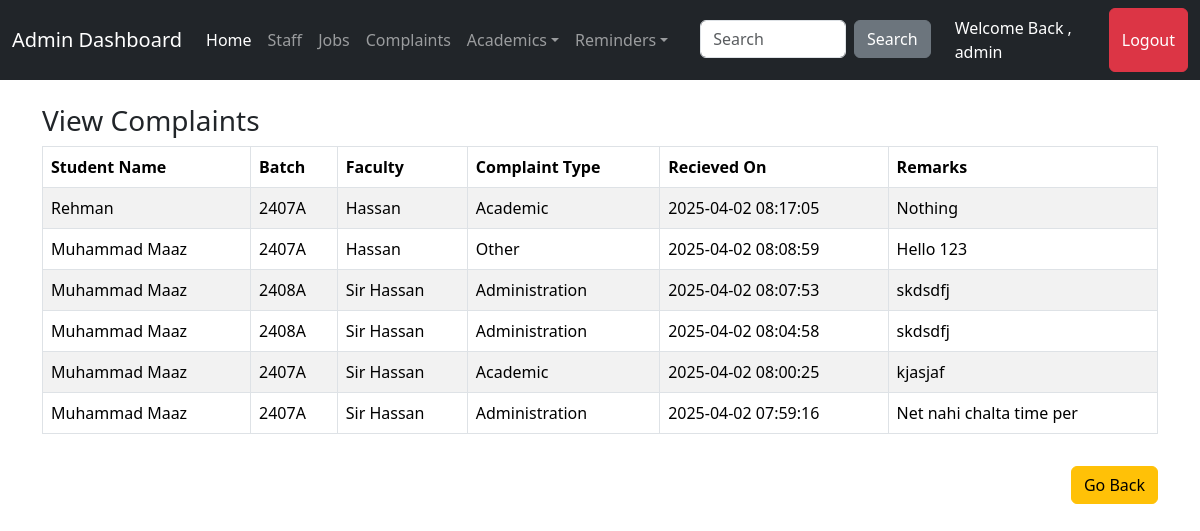
Page /Admin/viewcomplaints.php (signed in) on the committed database.
### tables this page shows
CREATE TABLE IF NOT EXISTS `student_complaints` (
  `id` int NOT NULL AUTO_INCREMENT,
  `student_name` varchar(255) NOT NULL,
  `batch` varchar(50) NOT NULL,
  `faculty` varchar(255) NOT NULL,
  `complaint_type` varchar(100) NOT NULL,
  `created_at` timestamp NULL DEFAULT CURRENT_TIMESTAMP,
  `remarks` mediumtext,
  PRIMARY KEY (`id`)
);

### Admin/viewcomplaints.php (the view, shortened to what this page needs)
<?php
include('../connect.php');
include('headeradmin.php');
$query = "SELECT * FROM student_complaints ORDER BY created_at DESC";
$result = mysqli_query($conn, $query);
?>
<link rel="stylesheet" href="https://cdn.datatables.net/1.13.6/css/jquery.dataTables.min.css">
<div class="container mt-4">
    <h3>View Complaints</h3>
    <table id="complaintsTable" class="display table table-bordered table-striped" style="width:100%">
        <thead>
            <tr>
                <th>Student Name</th>
                <th>Batch</th>
                <th>Faculty</th>
                <th>Complaint Type</th>
                <th>Recieved On</th>
                <th>Remarks</th>
            </tr>
        </thead>
        <tbody>
            <?php
            if (mysqli_num_rows($result) > 0) {
                while ($row = mysqli_fetch_assoc($result)) {
                    echo "<tr>
                        <td>" . htmlspecialchars($row['student_name']) . "</td>
                        <td>" . htmlspecialchars($row['batch']) . "</td>
                        <td>" . htmlspecialchars($row['faculty']) . "</td>
                        <td>" . htmlspecialchars($row['complaint_type']) . "</td>
                        <td>" . htmlspecialchars($row['created_at']) . "</td>
                        <td>" . htmlspecialchars($row['remarks']) . "</td>
                    </tr>";
                }
            } else {
                echo "<tr><td colspan='6' class='text-center'>No complaints found.</td></tr>";
            }
            ?>
        </tbody>
    </table>
    <button onclick="window.location.href='dashboard.php'" class="btn btn-warning mt-3 float-end">Go Back</button>
</div>
<?php
include('footeradmin.php');
?>

### rows in the picture
student_complaints: student_name "Rehman", batch "2407A", faculty "Hassan", complaint_type "Academic", created_at "2025-04-02 08:17:05", remarks "Nothing"
student_complaints: student_name "Muhammad Maaz", batch "2407A", faculty "Hassan", complaint_type "Other", created_at "2025-04-02 08:08:59", remarks "Hello 123"
student_complaints: student_name "Muhammad Maaz", batch "2408A", faculty "Sir Hassan", complaint_type "Administration", created_at "2025-04-02 08:07:53", remarks "skdsdfj"
student_complaints: student_name "Muhammad Maaz", batch "2408A", faculty "Sir Hassan", complaint_type "Administration", created_at "2025-04-02 08:04:58", remarks "skdsdfj"
student_complaints: student_name "Muhammad Maaz", batch "2407A", faculty "Sir Hassan", complaint_type "Academic", created_at "2025-04-02 08:00:25", remarks "kjasjaf"
student_complaints: student_name "Muhammad Maaz", batch "2407A", faculty "Sir Hassan", complaint_type "Administration", created_at "2025-04-02 07:59:16", remarks "Net nahi chalta time per"

### other values in the picture
$_SESSION['adminloggedin'] "admin"
